Frame 1 (no input): blank canvas, image omitted
Frame 60 (no input): blank canvas, image omitted
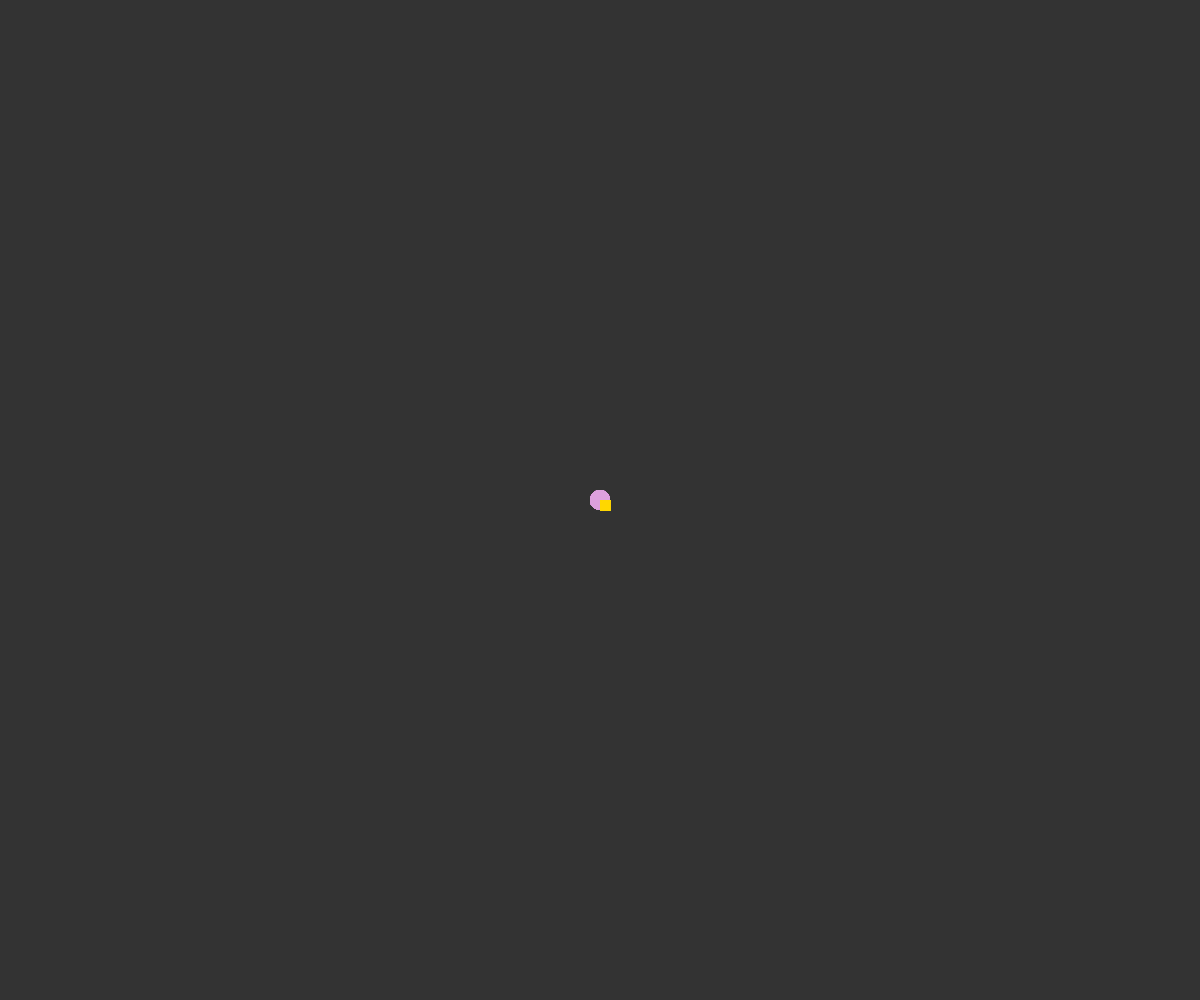
Frame 120 (the mouse pressed at the canvas centre since frame 60)

The p5.js sketch whose frames 1 and 60 were blank and that drew this single picture after the mouse press (run headless with seeded random() and noise() and a simulated clock; from frame 60 on, the mouse is pressed at the canvas centre):

// p5.js sketch
// ── sketch.js
/*  week 7 Array 2 */

var points = []; // empty array
var r = 0;
function setup() {
	createCanvas(windowWidth, windowHeight);
	noStroke();
}

function draw() {
	background(51);
	
	if (mouseIsPressed) {
		points.push([mouseX, mouseY]);	
	}
	
	for (let i = 0; i < points.length; i++) {
		let x = points[i][0];
		let y = points[i][1];
		fill('plum');
		ellipse(x, y, 20);
		
//		points[i][1]++; // increment the y value
	}
	
	translate(width/2, height/2);
	scale(r);
	r += 0.01;
	
	for (let i = 0; i < points.length; i++) {
		let x = points[i][0] - width/2;
		let y = points[i][1] - height/2;
		fill('gold');
		rect(x, y, 30, 30);
	}
	
	if (random(100) > 99) r = 0;
}
